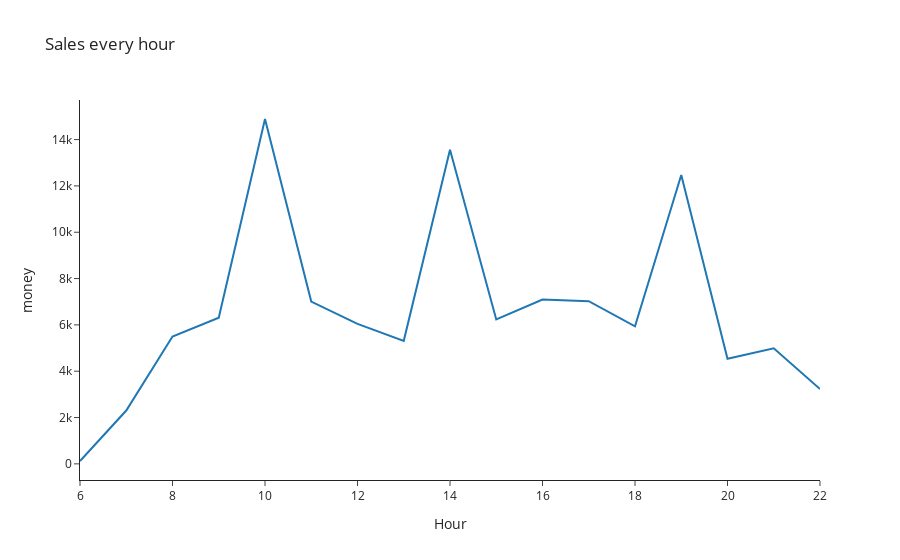

Notebook source saved alongside this figure:
### Code cell
fig8 = px.line(hours_sales , x='Hour' , y='money' , template='simple_white', title='Sales every hour')
fig8

### Figure 1 — Plotly figure (JSON) as saved in the notebook; plotly's stock layout.template omitted (floating-point values rounded to 4 significant figures)
{"data": [{"hovertemplate": "Hour=%{x}<br>money=%{y}<extra></extra>", "legendgroup": "", "line": {"color": "#1F77B4", "dash": "solid"}, "marker": {"symbol": "circle"}, "mode": "lines", "name": "", "orientation": "v", "showlegend": false, "type": "scatter", "x": [6, 7, 8, 9, 10, 11, 12, 13, 14, 15, 16, 17, 18, 19, 20, 21, 22], "xaxis": "x", "y": [123.4, 2302.0, 5495, 6310.0, 14890.0, 7008.0, 6046.0, 5311.0, 13570.0, 6234.0, 7093.0, 7022.0, 5937.0, 12470.0, 4535.0, 4990.0, 3234.0], "yaxis": "y"}], "layout": {"legend": {"tracegroupgap": 0}, "title": {"text": "Sales every hour"}, "xaxis": {"anchor": "y", "domain": [0, 1], "title": {"text": "Hour"}}, "yaxis": {"anchor": "x", "domain": [0, 1], "title": {"text": "money"}}}}
